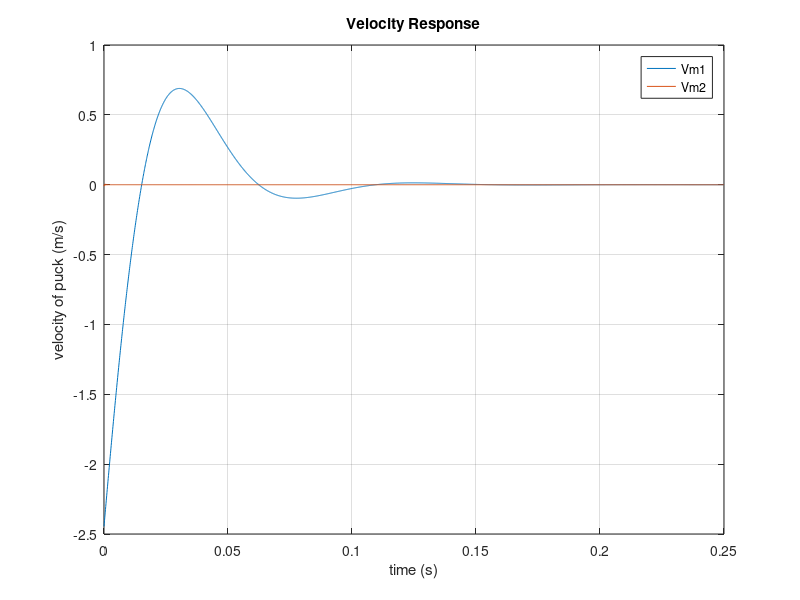

Recreate this plot in MATLAB. (Note: this script raises an error after producing the figure.)
%% State-Space catcher thing
clear; close all

%% define vars
% motor parameters
    Kt = 0.0967;       % Nm/A torque (from ServoSysCo spec sheet)
    %Kv = 1;           % back-emf constant (incase have this instead)
    L = .0041;         % H motor inductance  (from ServoSysCo spec sheet)
    R = 1.6;           % ohms  motor resistance (from ServoSysCo spec sheet)
% physical parameters    
    m1 = 3;            % kg mass of puck
    m2 = 5;            % kg mass of platform
    k1 = 18500;        % N/m mechanical spring element 
    k2 = 410;          % Nm/rad rotational spring element  
    r = .008;          % m   radius of screw 
    nb = 3;            % number of bearings
    b1 = 250;          % Ns/m   damping coeff for pad
    b2 = nb*r*500;     % Nms/rad guide bearing friction
    J = .05649;        % kgm^2 moment of inertial (from ServoSysCo spec sheet)
    b3 = 1.7e-5;       % Nms/rad motor damping (from ServoSysCo spec sheet)
    pitch = .005/(2*pi);      % m/rev  pitch of ball screw
% transformer 
    TF12 = pitch;     % transformer translation to rotation
    TF34 = Kt;               % transformer rotation to electrical

% time
dt=.0001;
t = 0:dt:.25;  % time array

%% define matricies
x0 = [...
    -2.445;...    % Vm1
    0;...        % Vm2
    0;...        % Fk1
    0;...        % Tk2
    0;...        % Wj
    1;];         % iL

A = [...
    -b1/m1, b1/m1, 1/m1, 0, 0, 0;...
    b1/m2, (-b1*TF12 - b2)/(TF12*m2), -1/m1, 1/(TF12*m2), 0, 0;...
    -k1, k1, 0, 0, 0, 0;...
    0, -k2/TF12, 0, 0, k2, 0;...
    0, 0, 0, -1/J, -b3/J, TF34/J;...
    0, 0, 0, 0, 0, (TF34 - R)/L ];
    
B = [...
    0;...
    0;...
    0;...
    0;...
    0;...
    1/L];

C = [1,0,0,0,0,0;...    % Vm1
    0,1,0,0,0,0;...     % Vm2
    0,0,1,0,0,0;...     % Fk1
    0,0,0,1,0,0;...     % Tk2
    0,0,0,0,1,0;...     % Wj 
    0,0,0,0,0,1];       % iL
          
D = 0;

%% create state-space
sys = ss(A,B,C,D);
% sys.InputName = 'Vs';
% sys.OutputName = {'Vm1';'Vm2'};
u = zeros(1,length(t));
% un-comment this for step response
for j = 1: length(t)
    if t(j) < median(t)
        u(j) = 0;
    else
        u(j) = 0;
    end
end
y = lsim(sys,u,t,x0);
a = cat(1,NaN, diff(y(:,1))/dt);

%% plot things
figure
plot(t,y(:,1));    % velocity
% impulse(sys,t);
grid on
hold on
plot(t,y(:,2));
title('Velocity Response');
xlabel('time (s)')
ylabel('velocity of puck (m/s)')
legend('Vm1','Vm2')
save2pdf('VelRes',gcf,300);
% take "inegral" of Vm2 for x position
x = cumtrapz(t,y(:,1));

figure
plot(t,x);      % position
% impulse(sys,t);
grid on
title('position');
xlabel('time (s)')
ylabel('position (m)')
save2pdf('PosRes',gcf,300);

figure
plot(t,a);      % acceleration
grid on
title('Acceleration Response');
xlabel('time (s)')
ylabel('acceleration of puck (m/s^2)')
save2pdf('AccelRes',gcf,300);
